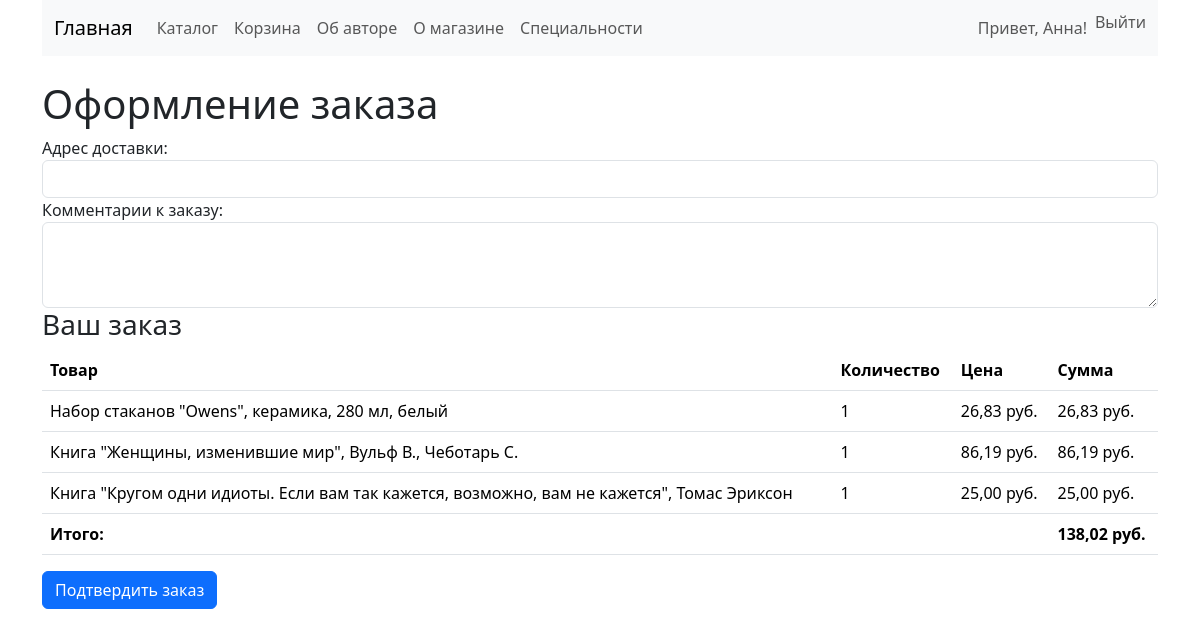
Screenshot of /checkout/ (signed in) with the database file from the repository.
### main_app/models.py (models this page shows, shortened)
class CustomUser(AbstractUser):
    about_yourself = models.TextField(blank=True, null=True, verbose_name="О себе", max_length=200)
    groups = models.ManyToManyField(
        'auth.Group',
        verbose_name='groups',
        blank=True,
        help_text='The groups this user belongs to. A user will get all permissions granted to each of their groups.',
        related_name="customuser_set",
        related_query_name="user",
    )
    user_permissions = models.ManyToManyField(
        'auth.Permission',
        verbose_name='user permissions',
        blank=True,
        help_text='Specific permissions for this user.',
        related_name="customuser_set",
        related_query_name="user",
    )
    class Meta:
        verbose_name = "Пользователь"
        verbose_name_plural = "Пользователи"

class ShoppingCartElement(models.Model):
    shopping_cart = models.ForeignKey(
        ShoppingCart,
        on_delete = models.CASCADE,
        verbose_name = "Корзина",
        related_name = 'shopping_cart_elements'
    )
    product = models.ForeignKey(
        Product,
        on_delete = models.CASCADE,
        verbose_name = "Товар"
    )
    quantity = models.PositiveIntegerField(verbose_name="Количество")
    class Meta:
        verbose_name = "Элемент корзины"
        verbose_name_plural = "Элементы корзины"
    def element_cost(self):
        return self.product.price * self.quantity
    element_cost.short_description = 'Стоимость элемента'

class Product(models.Model):
    name = models.CharField(max_length = 200, verbose_name = "Название")
    description = models.TextField(verbose_name = "Описание")
    photo = models.ImageField(blank = True, null = True, upload_to = "products/", verbose_name = "Фото товара")
    price = models.DecimalField(
        decimal_places = 2,
        max_digits = 10,
        validators = [MinValueValidator(0)],
        verbose_name = "Цена"
    )
    stock_quantity = models.IntegerField(
        validators = [MinValueValidator(0)],
        verbose_name = "Количество на складе"
    )
    category = models.ForeignKey(
        Category,
        on_delete = models.CASCADE,
        verbose_name = "Категория"
    )
    manufacturer = models.ForeignKey(
        Manufacturer,
        on_delete = models.CASCADE,
        verbose_name = "Производитель"
    )
    class Meta:
        verbose_name = "Товар"
        verbose_name_plural = "Товары"

### main_app/views.py (the view, shortened to what this page needs)
# urls.py: path('checkout/', views.checkout, name='checkout'),
@login_required
def checkout(request):
    shopping_cart = get_object_or_404(ShoppingCart, user=request.user)
    shopping_cart_elements = shopping_cart.shopping_cart_elements.all()
    return render(request, 'checkout.html', {
        'shopping_cart_elements': shopping_cart_elements,
        'total_cost': shopping_cart.total_cost(),
    })

### main_app/models.py (called while the page is built)
    def total_cost(self):
        return sum(item.element_cost() for item in self.shopping_cart_elements.all())

### main_app/templates/checkout.html (shortened to what this page needs)
{% extends 'main_page.html' %}
{% block content %}
<h1>Оформление заказа</h1>
<form method="post">
    <div class="form-group">
        <label for="address">Адрес доставки:</label>
        <input type="text" class="form-control" id="address" name="address" required>
    </div>
    <div class="form-group">
        <label for="comments">Комментарии к заказу:</label>
        <textarea class="form-control" id="comments" name="comments" rows="3"></textarea>
    </div>
    <h3>Ваш заказ</h3>
    <table class="table">
        <thead>
            <tr>
                <th>Товар</th>
                <th>Количество</th>
                <th>Цена</th>
                <th>Сумма</th>
            </tr>
        </thead>
        <tbody>
            {% for item in shopping_cart_elements %}
            <tr>
                <td>{{ item.product.name }}</td>
                <td>{{ item.quantity }}</td>
                <td>{{ item.product.price }} руб.</td>
                <td>{{ item.element_cost }} руб.</td>
            </tr>
            {% endfor %}
        </tbody>
        <tfoot>
            <tr>
                <th colspan="3">Итого:</th>
                <th>{{ total_cost }} руб.</th>
            </tr>
        </tfoot>
    </table>
    <button type="submit" class="btn btn-primary">Подтвердить заказ</button>
</form>
{% endblock %}

### main_app/templates/main_page.html (shortened to what this page needs)
<!DOCTYPE html>
<html lang="ru">
<head>
    <link href="https://cdn.jsdelivr.net/npm/bootstrap@5.3.2/dist/css/bootstrap.min.css" rel="stylesheet">
    <link rel="stylesheet" href="https://cdn.jsdelivr.net/npm/bootstrap-icons@1.8.0/font/bootstrap-icons.css">
</head>
<body>
    <div class="container">
        <nav class="navbar navbar-expand-lg navbar-light bg-light mb-4">
            <div class="container-fluid">
                <a class="navbar-brand" href="/">Главная</a>
                <div class="collapse navbar-collapse" id="navbarNav">
                    <ul class="navbar-nav">
                        <li class="nav-item">
                            <a class="nav-link" href="{% url 'product_list' %}">Каталог</a>
                        </li>
                        <li class="nav-item">
                            <a class="nav-link" href="{% url 'cart_view' %}">Корзина</a>
                        </li>
                        <li class="nav-item">
                            <a class="nav-link" href="{% url 'about_author' %}">Об авторе</a>
                        </li>
                        <li class="nav-item">
                            <a class="nav-link" href="{% url 'about_stationery_store' %}">О магазине</a>
                        </li>
                        <li class="nav-item">
                            <a class="nav-link" href="spec/">Специальности</a>
                        </li>
                    </ul>
                    <ul class="navbar-nav ms-auto">
                        {% if user.is_authenticated %}
                        <li class="nav-item">
                            <span class="nav-link">Привет, {{ user.username }}!</span>
                        </li>
                        <li class="nav-item">
                            <form method="post" action="{% url 'logout' %}">
                                <button type="submit" class="nav-link btn btn-link" style="display: inline; padding: 0; border: none; background: none;">Выйти</button>
                            </form>
                        </li>
                        {% endif %}
                    </ul>
                </div>
            </div>
        </nav>
        <main>
            {% block content %}{% endblock %}
        </main>
    </div>
</body>
</html>

### rows the page displays
CustomUser: username "Анна"
ShoppingCartElement: product.name "Набор стаканов \"Owens\", керамика, 280 мл, белый", quantity "1", product.price "26,83", element_cost "26,83"
ShoppingCartElement: product.name "Книга \"Женщины, изменившие мир\", Вульф В., Чеботарь С.", quantity "1", product.price "86,19", element_cost "86,19"
ShoppingCartElement: product.name "Книга \"Кругом одни идиоты. Если вам так кажется, возможно, вам не кажется\", Томас Эриксон", quantity "1", product.price "25,00", element_cost "25,00"

### other values shown
{{ total_cost }} "138,02"
